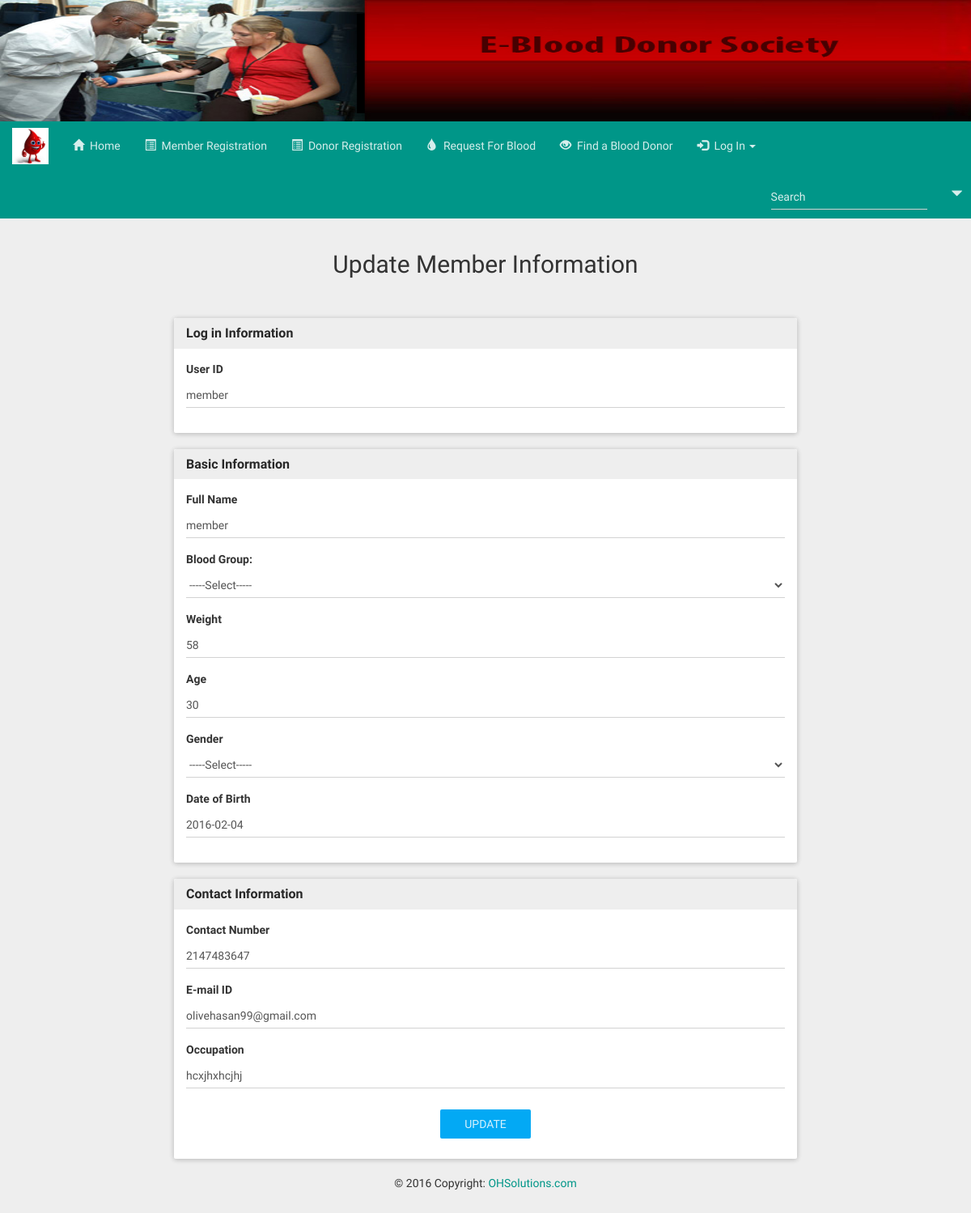
Screenshot of /update_mem.php?id=3 (signed in) with the database file from the repository.
### tables this page shows
CREATE TABLE `member_reg` (
  `id` int(11) NOT NULL,
  `name` text NOT NULL,
  `mobile` int(20) NOT NULL,
  `present_add` text NOT NULL,
  `permanent_add` text NOT NULL,
  `blood_group` text NOT NULL,
  `weight` int(20) NOT NULL,
  `age` int(20) NOT NULL,
  `gender` text NOT NULL,
  `dob` date NOT NULL,
  `occupation` text NOT NULL,
  `why_join` text NOT NULL,
  `email` text NOT NULL,
  `user_id` text NOT NULL,
  `pass` text NOT NULL
);

### update_mem.php (the view, shortened to what this page needs)
<?php
require_once 'header.php';
include('session.php');
?>
<?php
	$id=$_REQUEST['id'];
      	if($id==TRUE){
		$sql=mysqli_query($conn,"SELECT * FROM member_reg WHERE id='$id'");
		$result = mysqli_fetch_array($sql);
?>
<div class="container-fluid">
  <div class="row">
<center>
<h2>Update Member Information</h2>
</center>
    <div class="col-md-offset-2 col-md-8">
      <div class="panel panel-default">
        <div class="panel-heading">
          <h3 class="panel-title">
           <b>Log in Information</b>
          </h3>
        </div>
        <div class="panel-body">
<form role="form"action="<?php $_SERVER['PHP_SELF'] ?>" method="post">
<div class="form-group">
<label for="user_id">User ID</label>
<input class="form-control" type="text" name="u_id" value="<?= $result['user_id']; ?>">
</div>
      </div>
      </div>
      <div class="panel panel-default">
        <div class="panel-heading">
          <h3 class="panel-title">
          <b> Basic Information</b>
          </h3>
        </div>
        <div class="panel-body">
<div class="form-group">
<label for="full_name">Full Name</label>
<input class="form-control" type="text" name="name" value="<?= $result['name']; ?>">
</div>
<div class="form-group">
<label for="blood_group">
Blood Group:</label>
<select class="form-control" name="blood_group">
	<option value="Select">-----Select-----</option>
</select>
</div>
<div class="form-group">
<label for="weight">Weight</label>
<input class="form-control" type="text" name="weight" value="<?= $result['weight']; ?>">
</div>
<div class="form-group">
<label for="age">Age</label>
<input class="form-control" type="text" name="age" value="<?= $result['age']; ?>">
</div>
<div class="form-group">
<label for="gender">Gender</label>
<select class="form-control" name="gender">
	<option value="Select">-----Select-----</option>
</select>
</div>
<div class="form-group">
<label for="dob">Date of Birth</label>
<input class="form-control" type="text" name="date" id="example1" value="<?= $result['dob']; ?>">
</div>
        </div>
      </div>
      <div class="panel panel-default">
        <div class="panel-heading">
          <h3 class="panel-title">
            <b>Contact Information</b>
          </h3>
        </div>
        <div class="panel-body">
<div class="form-group">
<label for="contact_number">Contact Number</label>
<input class="form-control" type="text" name="number" value="<?= $result['mobile']; ?>">
</div>
<div class="form-group">
<label for="email">E-mail ID</label>
<input class="form-control" type="text" name="email" value="<?= $result['email']; ?>">
</div>
<div class="form-group">
<label for="occupation">Occupation</label>
<input class="form-control" type="text" name="occupation" value="<?= $result['occupation']; ?>">
</div>
<center><input type="submit" name="submit" value="Update" class="btn btn-info"></center>
        </div>
      </div>
    </div>
  </div>
</div>
<?php } ?>
<?php
   include("footer.php");
?>

### css/style.css (style rules this page uses)
* { box-sizing:border-box; }
html { position: relative; min-height: 100%; }
body { margin-bottom: 100px; height: 100%; }
h2 { text-align:center; margin-bottom:50px; font-family:'Roboto'; }

### rows the page displays
member_reg: u_id "member", name "member", weight "58", age "30", date "2016-02-04", number "2147483647", email "olivehasan99@gmail.com", occupation "hcxjhxhcjhj"
